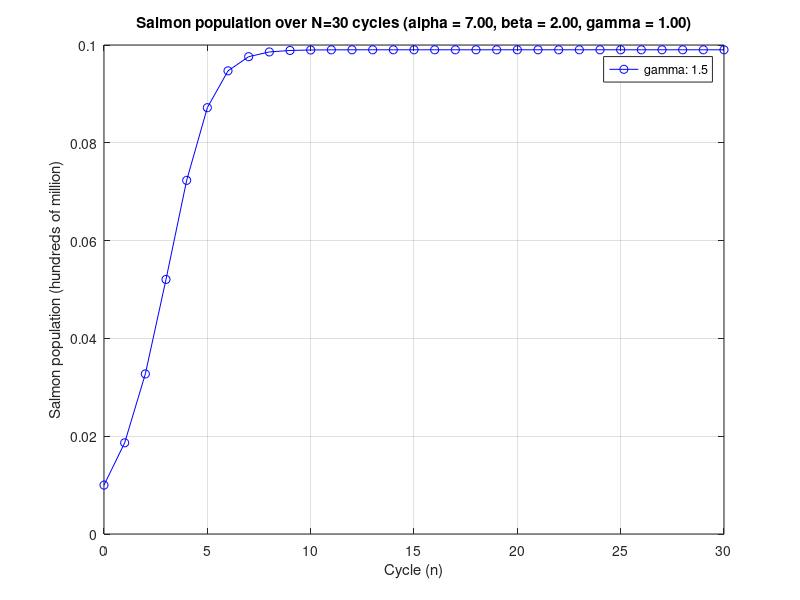

Write the MATLAB code that produced this figure.
clear; clc; close all;

% 1 < alpha * (t_e - t_0) < 10

% Ranges to test
% alpha * (t_e - t_0) = 1.5
% alpha * (t_e - t_0) = 3
% alpha * (t_e - t_0) = 5
% alpha * (t_e - t_0) = 7
% alpha * (t_e - t_0) = 9

% Proportionality constant
% - larvae decay due to cannabilism
% alpha = 1.5;
alpha = 7;
t_0 = 0.0
t_e = 1.0;


% 3 < beta * gamma < 20

% Ranges to test
% beta * gamma = 4
% beta * gamma = 6
% beta * gamma = 8
% beta * gamma = 10
% beta * gamma = 12
% beta * gamma = 14
% beta * gamma = 16
% beta * gamma = 18

% Proportionality constant for y(n)
% - reproduction rate
beta = 2.0;
% beta = 18.0;

% Proportionality constant 
% - survival ratio of mature larvae
gamma = 1;
gamma1 = 1.5;
gamma2 = 0.5;

% Fixed point calculation
x_star = log(gamma * beta) / alpha * (t_e - t_0)

% Simulation over N cycles

% Initial salmon population of 1 hundred million
x_0 = 0.01;


% N - number of cycles
N = 30;

% Result array - initially all 0
% Set result of cycle n at x(n)
x = zeros(N, 1);
% Results with higher gamma (gamme = 1.5)
x1 = zeros(N, 1);
% Results with lower gamma (gamme = 0.5)
x2 = zeros(N, 1);

% Init initial result for 1st cycle
x(1) = x_0;
x1(1) = x_0;
x2(1) = x_0;

for n=1: N
    x(n+1) = gamma * beta * x(n) * exp(-alpha * x(n) * (t_e - t_0));
    x1(n+1) = gamma1 * beta * x1(n) * exp(-alpha * x1(n) * (t_e - t_0));
    x2(n+1) = gamma2 * beta * x2(n) * exp(-alpha * x2(n) * (t_e - t_0));
end


% Plot all x_n for range 1:N
figure;
plot(0: N, x, 'bo-');
xlabel("Cycle (n)");
ylabel("Salmon population (hundreds of million)");
grid("on");
title(sprintf("Salmon population over N=%d cycles (alpha = %.2f, beta = %.2f, gamma = %.2f)",N ,alpha, beta, gamma));


% Plot all x_n for range 1:N
% figure;
% plot(0: N, x1, 'bo-');
% hold on

% % Plot all x_n for range 1:N
% plot(0: N, x2, 'ro-');
% xlabel("Cycle (n)");
% ylabel("Salmon population (hundreds of million)");
% title(sprintf("Salmon population over N=%d cycles (alpha = %.2f, beta = %.2f, gamma = %.2f)", alpha, beta, gamma))
% hold off

legend("gamma: 1.5", "gamma: 0.5")
